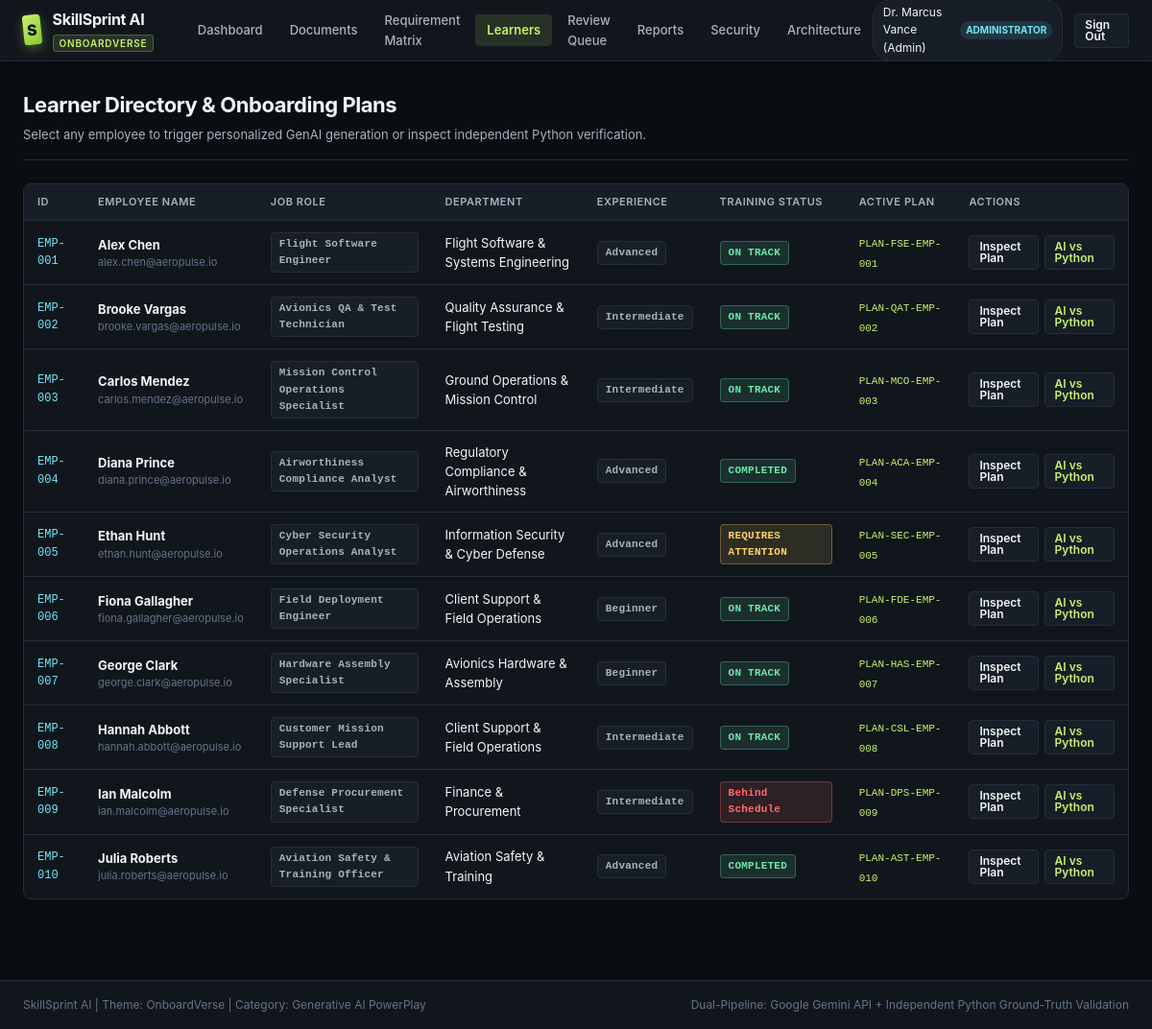
/employees (signed in), run on an earlier commit of the app's database.
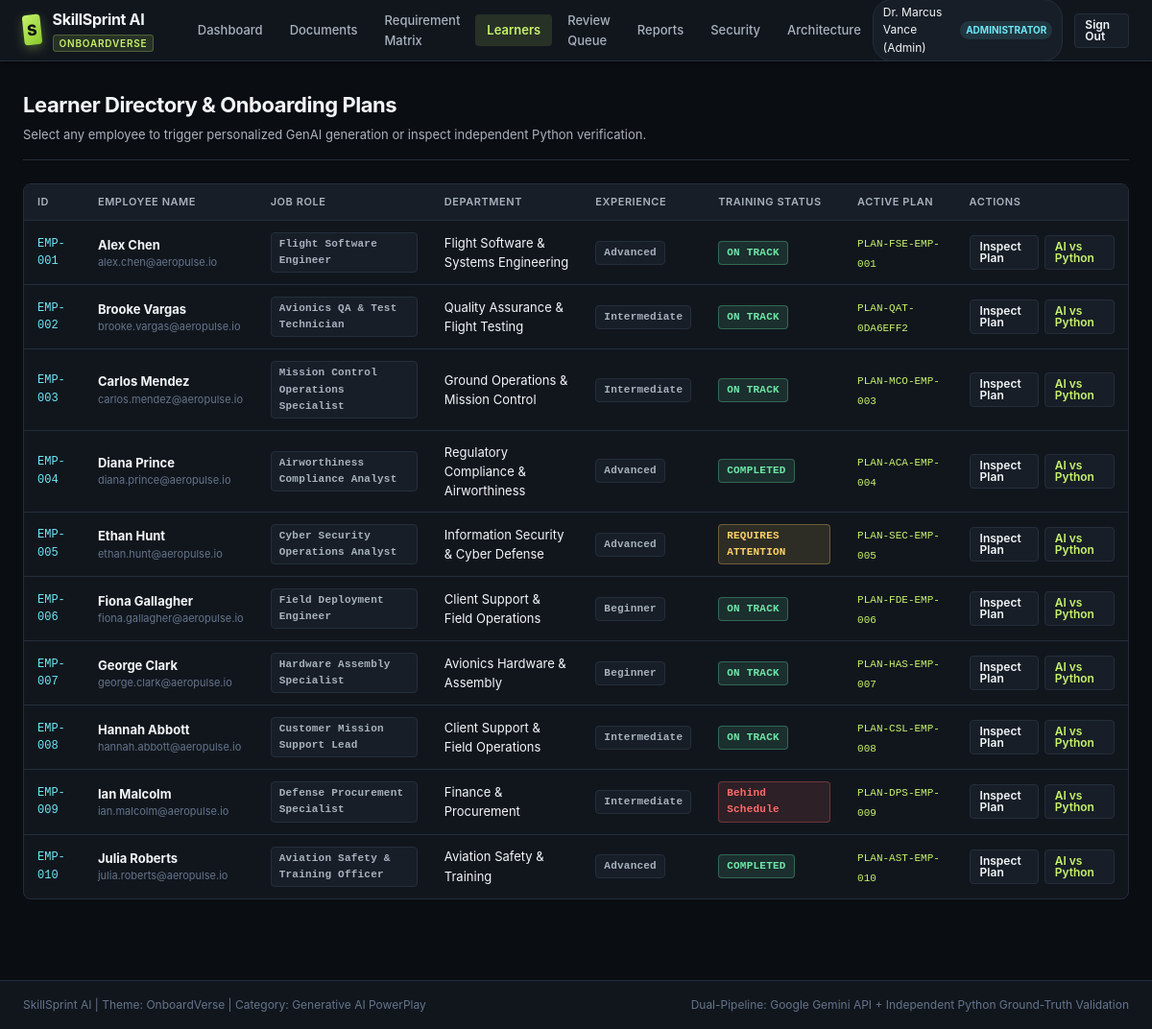
And on a later commit of the database.
### tables this page shows
CREATE TABLE employees (
    employee_id TEXT PRIMARY KEY,
    user_id TEXT UNIQUE,
    first_name TEXT NOT NULL,
    last_name TEXT NOT NULL,
    email TEXT NOT NULL UNIQUE,
    job_role_id TEXT NOT NULL,
    dept_id TEXT NOT NULL,
    experience_level TEXT NOT NULL, -- Beginner, Intermediate, Advanced
    location TEXT NOT NULL,
    joining_date DATE NOT NULL,
    reporting_manager TEXT,
    previous_experience_years REAL DEFAULT 0.0,
    training_status TEXT DEFAULT 'On Track', -- On Track, Requires Attention, Behind Schedule, Assessment Required, Completed
    created_at TIMESTAMP DEFAULT CURRENT_TIMESTAMP,
    FOREIGN KEY (user_id) REFERENCES users(user_id) ON DELETE SET NULL,
    FOREIGN KEY (job_role_id) REFERENCES job_roles(role_id),
    FOREIGN KEY (dept_id) REFERENCES departments(dept_id)
);

CREATE TABLE job_roles (
    role_id TEXT PRIMARY KEY,
    code TEXT NOT NULL UNIQUE,
    title TEXT NOT NULL,
    dept_id TEXT NOT NULL,
    description TEXT,
    experience_level_default TEXT DEFAULT 'Intermediate', -- Beginner, Intermediate, Advanced
    is_active INTEGER DEFAULT 1,
    created_at TIMESTAMP DEFAULT CURRENT_TIMESTAMP,
    FOREIGN KEY (dept_id) REFERENCES departments(dept_id)
);

CREATE TABLE departments (
    dept_id TEXT PRIMARY KEY,
    code TEXT NOT NULL UNIQUE,
    name TEXT NOT NULL,
    description TEXT,
    head_of_department TEXT,
    created_at TIMESTAMP DEFAULT CURRENT_TIMESTAMP
);

### src/routes/app_routes.py (the view)
@routes_bp.route("/employees")
@login_required
def employees_view():
    sql = """
        SELECT e.*, jr.title as role_title, d.name as dept_name,
               (SELECT plan_id FROM onboarding_plans WHERE employee_id = e.employee_id ORDER BY created_at DESC LIMIT 1) as plan_id
        FROM employees e
        JOIN job_roles jr ON e.job_role_id = jr.role_id
        JOIN departments d ON e.dept_id = d.dept_id
        ORDER BY e.created_at ASC
    """
    employees = query_all(sql)
    return render_template("employees.html", active_page="employees", employees=employees)

### src/core/auth.py (called while the page is built)
def get_current_user() -> Optional[Dict[str, Any]]:
    user_id = session.get("user_id")
    if not user_id:
        return None
    user = query_one(
        """
        SELECT u.user_id, u.username, u.email, u.full_name, u.is_active,
               sr.role_id as system_role_id, sr.name as role_name
        FROM users u
        JOIN system_roles sr ON u.system_role_id = sr.role_id
        WHERE u.user_id = ? AND u.is_active = 1
        """,
        (user_id,)
    )
    return user

def login_required(f: Callable) -> Callable:
    @wraps(f)
    def decorated_function(*args, **kwargs):
        user = get_current_user()
        if not user:
            if request.is_json or request.path.startswith("/api/"):
                return jsonify({"error": "Authentication required", "status": 401}), 401
            return redirect(url_for("auth.login_view", next=request.url))
        g.current_user = user
        return f(*args, **kwargs)
    return decorated_function

### src/database/db.py (called while the page is built, shortened)
def resolve_db_path() -> str:
    env_path = os.environ.get("SKILLSPRINT_DB_PATH")
    if env_path:
        return env_path

### src/routes/app_routes.py (called while the page is built)
@routes_bp.before_request
def load_user():
    g.current_user = get_current_user()

### templates/employees.html (shortened to what this page needs)
{% extends "base.html" %}
{% block content %}
<div class="page-header">
  <div class="page-title-group">
    <h1>Learner Directory &amp; Onboarding Plans</h1>
    <p>Select any employee to trigger personalized GenAI generation or inspect independent Python verification.</p>
  </div>
</div>
<div class="table-container">
  <table class="data-table">
    <thead>
      <tr>
        <th>ID</th>
        <th>Employee Name</th>
        <th>Job Role</th>
        <th>Department</th>
        <th>Experience</th>
        <th>Training Status</th>
        <th>Active Plan</th>
        <th>Actions</th>
      </tr>
    </thead>
    <tbody>
      {% for emp in employees %}
      <tr>
        <td style="font-family: var(--font-mono); font-size: 12px; color: var(--accent-secondary);">{{ emp.employee_id }}</td>
        <td>
          <strong>{{ emp.first_name }} {{ emp.last_name }}</strong>
          <div style="font-size: 11px; color: var(--text-muted);">{{ emp.email }}</div>
        </td>
        <td><span class="badge badge-neutral">{{ emp.role_title }}</span></td>
        <td>{{ emp.dept_name }}</td>
        <td><span class="badge badge-neutral">{{ emp.experience_level }}</span></td>
        <td>
          {% if emp.training_status == 'On Track' %}
            <span class="badge badge-verified">ON TRACK</span>
          {% elif emp.training_status == 'Completed' %}
            <span class="badge badge-verified">COMPLETED</span>
          {% elif emp.training_status == 'Requires Attention' %}
            <span class="badge badge-warning">REQUIRES ATTENTION</span>
          {% else %}
            <span class="badge badge-critical">{{ emp.training_status }}</span>
          {% endif %}
        </td>
        <td>
          {% if emp.plan_id %}
            <span style="font-family: var(--font-mono); font-size: 11px; color: var(--accent-primary);">{{ emp.plan_id }}</span>
          {% else %}
            <span style="font-size: 12px; color: var(--text-muted);">No plan generated</span>
          {% endif %}
        </td>
        <td>
          {% if emp.plan_id %}
            <div style="display: flex; gap: 6px;">
              <a href="{{ url_for('routes.plan_detail_view', plan_id=emp.plan_id) }}" class="btn btn-secondary btn-sm">Inspect Plan</a>
              <a href="{{ url_for('routes.comparison_view', plan_id=emp.plan_id) }}" class="btn btn-secondary btn-sm" style="color: var(--accent-primary);">AI vs Python</a>
            </div>
          {% else %}
            <a href="{{ url_for('routes.generate_plan_view', employee_id=emp.employee_id) }}" class="btn btn-primary btn-sm">
              Generate Plan
            </a>
          {% endif %}
        </td>
      </tr>
      {% endfor %}
    </tbody>
  </table>
</div>
{% endblock %}

What changed in the data, as far as the page shows it:
changed employees "Brooke": plan_id "PLAN-QAT-EMP-002" → "PLAN-QAT-0DA6EFF2"
